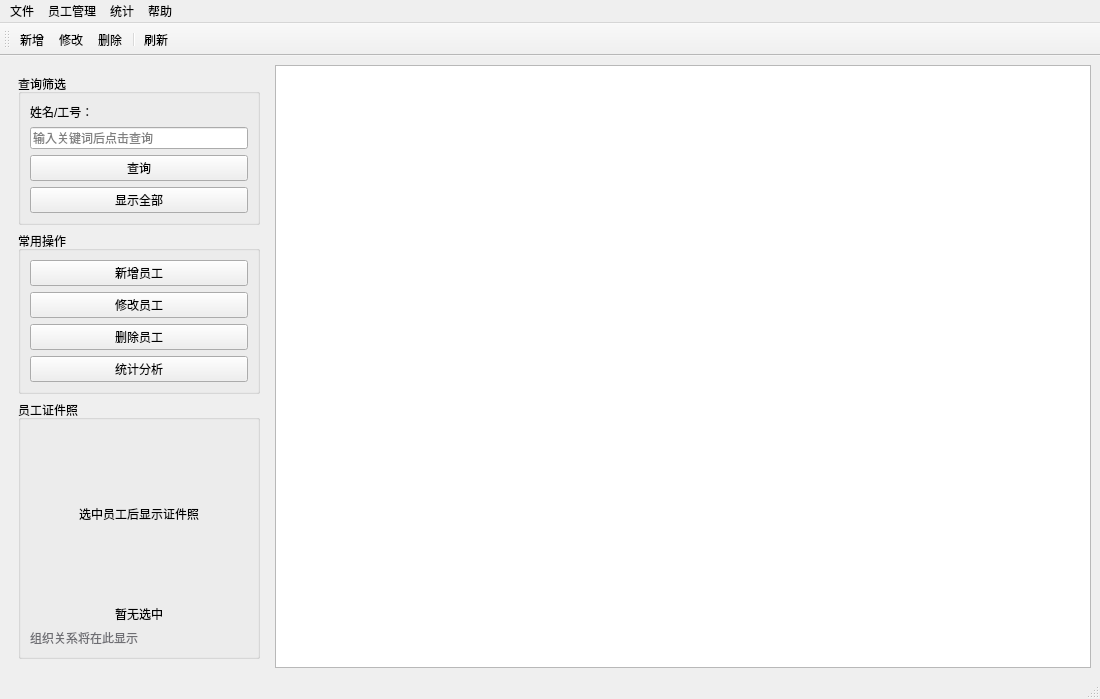
<?xml version="1.0" encoding="UTF-8"?>
<ui version="4.0">
 <class>MainWindow</class>
 <widget class="QMainWindow" name="MainWindow">
  <property name="geometry">
   <rect>
    <x>0</x>
    <y>0</y>
    <width>1100</width>
    <height>680</height>
   </rect>
  </property>
  <property name="windowTitle">
   <string>公司员工管理系统</string>
  </property>
  <widget class="QWidget" name="centralwidget">
   <layout class="QHBoxLayout" name="horizontalLayout">
    <item>
     <widget class="QWidget" name="leftPanel" native="true">
      <property name="minimumSize">
       <size>
        <width>220</width>
        <height>0</height>
       </size>
      </property>
      <property name="maximumSize">
       <size>
        <width>260</width>
        <height>16777215</height>
       </size>
      </property>
      <layout class="QVBoxLayout" name="verticalLayoutLeft">
       <item>
        <widget class="QGroupBox" name="groupSearch">
         <property name="title">
          <string>查询筛选</string>
         </property>
         <layout class="QVBoxLayout" name="verticalLayoutSearch">
          <item>
           <widget class="QLabel" name="labelSearch">
            <property name="text">
             <string>姓名/工号：</string>
            </property>
           </widget>
          </item>
          <item>
           <widget class="QLineEdit" name="lineSearch">
            <property name="placeholderText">
             <string>输入关键词后点击查询</string>
            </property>
           </widget>
          </item>
          <item>
           <widget class="QPushButton" name="btnSearch">
            <property name="text">
             <string>查询</string>
            </property>
           </widget>
          </item>
          <item>
           <widget class="QPushButton" name="btnShowAll">
            <property name="text">
             <string>显示全部</string>
            </property>
           </widget>
          </item>
         </layout>
        </widget>
       </item>
       <item>
        <widget class="QGroupBox" name="groupActions">
         <property name="title">
          <string>常用操作</string>
         </property>
         <layout class="QVBoxLayout" name="verticalLayoutActions">
          <item>
           <widget class="QPushButton" name="btnAdd">
            <property name="text">
             <string>新增员工</string>
            </property>
           </widget>
          </item>
          <item>
           <widget class="QPushButton" name="btnEdit">
            <property name="text">
             <string>修改员工</string>
            </property>
           </widget>
          </item>
          <item>
           <widget class="QPushButton" name="btnDelete">
            <property name="text">
             <string>删除员工</string>
            </property>
           </widget>
          </item>
          <item>
           <widget class="QPushButton" name="btnStatistics">
            <property name="text">
             <string>统计分析</string>
            </property>
           </widget>
          </item>
         </layout>
        </widget>
       </item>
       <item>
        <widget class="QGroupBox" name="groupPhotoPreview">
         <property name="title">
          <string>员工证件照</string>
         </property>
         <layout class="QVBoxLayout" name="verticalLayoutPhoto">
          <item>
           <widget class="QLabel" name="labelPhotoPreview">
            <property name="minimumSize">
             <size>
              <width>140</width>
              <height>170</height>
             </size>
            </property>
            <property name="text">
             <string>选中员工后显示证件照</string>
            </property>
            <property name="alignment">
             <set>Qt::AlignCenter</set>
            </property>
           </widget>
          </item>
          <item>
           <widget class="QLabel" name="labelEmployeeInfo">
            <property name="text">
             <string>暂无选中</string>
            </property>
            <property name="wordWrap">
             <bool>true</bool>
            </property>
            <property name="alignment">
             <set>Qt::AlignCenter</set>
            </property>
           </widget>
          </item>
          <item>
           <widget class="QLabel" name="labelRelationship">
            <property name="text">
             <string>组织关系将在此显示</string>
            </property>
            <property name="wordWrap">
             <bool>true</bool>
            </property>
            <property name="alignment">
             <set>Qt::AlignLeading|Qt::AlignLeft|Qt::AlignTop</set>
            </property>
            <property name="styleSheet">
             <string notr="true">color:#6e6e73; font-size:12px;</string>
            </property>
           </widget>
          </item>
         </layout>
        </widget>
       </item>
       <item>
        <spacer name="verticalSpacer">
         <property name="orientation">
          <enum>Qt::Vertical</enum>
         </property>
         <property name="sizeHint" stdset="0">
          <size>
           <width>20</width>
           <height>40</height>
          </size>
         </property>
        </spacer>
       </item>
      </layout>
     </widget>
    </item>
    <item>
     <widget class="QTableWidget" name="tableEmployees"/>
    </item>
   </layout>
  </widget>
  <widget class="QMenuBar" name="menubar">
   <property name="geometry">
    <rect>
     <x>0</x>
     <y>0</y>
     <width>1100</width>
     <height>22</height>
    </rect>
   </property>
   <widget class="QMenu" name="menuFile">
    <property name="title">
     <string>文件</string>
    </property>
    <addaction name="actionImport"/>
    <addaction name="actionExport"/>
    <addaction name="separator"/>
    <addaction name="actionExit"/>
   </widget>
   <widget class="QMenu" name="menuEmployee">
    <property name="title">
     <string>员工管理</string>
    </property>
    <addaction name="actionAdd"/>
    <addaction name="actionEdit"/>
    <addaction name="actionDelete"/>
    <addaction name="separator"/>
    <addaction name="actionRefresh"/>
   </widget>
   <widget class="QMenu" name="menuStatistics">
    <property name="title">
     <string>统计</string>
    </property>
    <addaction name="actionStatistics"/>
   </widget>
   <widget class="QMenu" name="menuHelp">
    <property name="title">
     <string>帮助</string>
    </property>
    <addaction name="actionAbout"/>
   </widget>
   <addaction name="menuFile"/>
   <addaction name="menuEmployee"/>
   <addaction name="menuStatistics"/>
   <addaction name="menuHelp"/>
  </widget>
  <widget class="QStatusBar" name="statusbar"/>
  <widget class="QToolBar" name="toolBar">
   <property name="windowTitle">
    <string>toolBar</string>
   </property>
   <attribute name="toolBarArea">
    <enum>TopToolBarArea</enum>
   </attribute>
   <attribute name="toolBarBreak">
    <bool>false</bool>
   </attribute>
   <addaction name="actionAdd"/>
   <addaction name="actionEdit"/>
   <addaction name="actionDelete"/>
   <addaction name="separator"/>
   <addaction name="actionRefresh"/>
  </widget>
  <action name="actionAdd">
   <property name="text">
    <string>新增</string>
   </property>
  </action>
  <action name="actionEdit">
   <property name="text">
    <string>修改</string>
   </property>
  </action>
  <action name="actionDelete">
   <property name="text">
    <string>删除</string>
   </property>
  </action>
  <action name="actionRefresh">
   <property name="text">
    <string>刷新</string>
   </property>
  </action>
  <action name="actionImport">
   <property name="text">
    <string>导入数据</string>
   </property>
  </action>
  <action name="actionExport">
   <property name="text">
    <string>导出数据</string>
   </property>
  </action>
  <action name="actionExit">
   <property name="text">
    <string>退出</string>
   </property>
  </action>
  <action name="actionStatistics">
   <property name="text">
    <string>统计分析</string>
   </property>
  </action>
  <action name="actionAbout">
   <property name="text">
    <string>关于</string>
   </property>
  </action>
 </widget>
 <resources/>
 <connections/>
</ui>
